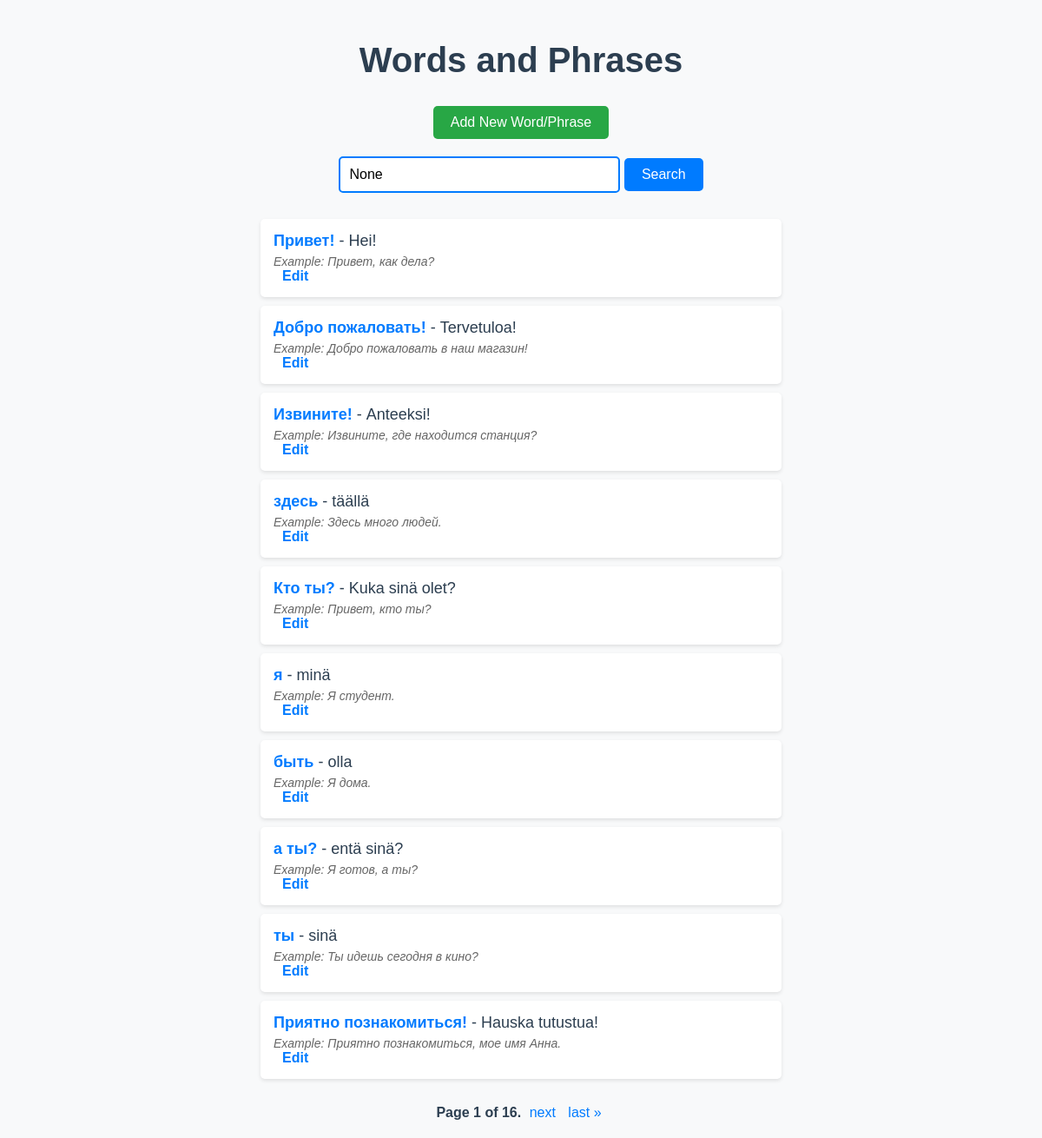
The page / on the database its author committed.
### content_manager/models.py (models this page shows, shortened)
class WordPhrase(models.Model):
    word_first_lang = models.CharField(max_length=255)
    sentence_first_lang = models.TextField(blank=True, null=True)
    word_second_lang = models.CharField(max_length=255)
    sentence_second_lang = models.TextField(blank=True, null=True)

### content_manager/views.py (the view)
# urls.py: path('', views.word_list, name='word_list'),
def word_list(request):
    query = request.GET.get('q')
    if query:
        words = WordPhrase.objects.filter(
            word_first_lang__icontains=query
        ) | WordPhrase.objects.filter(
            word_second_lang__icontains=query
        )
    else:
        words = WordPhrase.objects.all()
    paginator = Paginator(words, 10)
    page_number = request.GET.get('page')
    page_obj = paginator.get_page(page_number)
    return render(request, 'content_manager/word_list.html', {'page_obj': page_obj, 'query': query})

### content_manager/templates/content_manager/word_list.html (shortened to what this page needs)
<!DOCTYPE html>
<html lang="en">
<head>
</head>
<body>
    <h1>Words and Phrases</h1>
    <div style="text-align: center; margin-bottom: 20px;">
        <a href="{% url 'add_word' %}" style="text-decoration: none;">
            <button style="padding: 10px 20px; background-color: #28a745; color: white; border: none; border-radius: 5px; font-size: 16px; cursor: pointer; transition: background-color 0.3s ease;">
                Add New Word/Phrase
            </button>
        </a>
    </div>
    <form method="get">
        <input type="text" name="q" placeholder="Search..." value="{{ query }}">
        <button type="submit">Search</button>
    </form>
    <ul>
        {% for word in page_obj %}
            <li>
                <div class="word-text">
                    <strong>{{ word.word_first_lang }}</strong> - {{ word.word_second_lang }}
                </div>
                {% if word.sentence_first_lang %}
                    <span class="example-text">
                        <em>Example: {{ word.sentence_first_lang }}</em>
                    </span>
                {% endif %}
                <a href="{% url 'edit_word' word.pk %}" class="edit-link">Edit</a>
            </li>
        {% endfor %}
    </ul>
    <div class="pagination">
        <span class="step-links">
            <span class="current">
                Page {{ page_obj.number }} of {{ page_obj.paginator.num_pages }}.
            </span>
            {% if page_obj.has_next %}
                <a href="?page={{ page_obj.next_page_number }}{% if query %}&q={{ query }}{% endif %}">next</a>
                <a href="?page={{ page_obj.paginator.num_pages }}{% if query %}&q={{ query }}{% endif %}">last &raquo;</a>
            {% endif %}
        </span>
    </div>
</body>
</html>

### content_manager/templates/content_manager/word_list.html (style rules this page uses)
body { font-family: 'Arial', sans-serif; background-color: #f8f9fa; margin: 0; padding: 20px; color: #333; }
h1 { text-align: center; color: #2c3e50; margin-bottom: 30px; font-size: 2.5rem; }
form { text-align: center; margin-bottom: 30px; }
input[type="text"] { padding: 10px; width: 300px; border: 2px solid #007bff; border-radius: 5px; font-size: 16px; outline: none; transition: border-color 0.3s ease; }
button { padding: 10px 20px; background-color: #007bff; color: white; border: none; border-radius: 5px; font-size: 16px; cursor: pointer; transition: background-color 0.3s ease; }
ul { list-style: none; padding: 0; max-width: 600px; margin: 0 auto; }
li { background-color: white; margin-bottom: 10px; padding: 15px; border-radius: 5px; box-shadow: 0 2px 4px rgba(0, 0, 0, 0.1); transition: transform 0.2s ease, box-shadow 0.2s ease; }
.word-text { font-size: 18px; color: #2c3e50; }
.word-text strong { color: #007bff; }
.example-text { font-size: 14px; color: #666; margin-top: 5px; display: block; }
.edit-link { color: #007bff; text-decoration: none; font-weight: bold; transition: color 0.3s ease; margin-left: auto; padding-left: 10px; }
.pagination { text-align: center; margin-top: 30px; }
.pagination a { margin: 0 5px; text-decoration: none; color: #007bff; font-size: 16px; transition: color 0.3s ease; }
.pagination .current { font-weight: bold; color: #2c3e50; }

### rows shown on the page
WordPhrase: word_first_lang "Привет!", word_second_lang "Hei!", sentence_first_lang "Привет, как дела?"
WordPhrase: word_first_lang "Добро пожаловать!", word_second_lang "Tervetuloa!", sentence_first_lang "Добро пожаловать в наш магазин!"
WordPhrase: word_first_lang "Извините!", word_second_lang "Anteeksi!", sentence_first_lang "Извините, где находится станция?"
WordPhrase: word_first_lang "здесь", word_second_lang "täällä", sentence_first_lang "Здесь много людей."
WordPhrase: word_first_lang "Кто ты?", word_second_lang "Kuka sinä olet?", sentence_first_lang "Привет, кто ты?"
WordPhrase: word_first_lang "я", word_second_lang "minä", sentence_first_lang "Я студент."
WordPhrase: word_first_lang "быть", word_second_lang "olla", sentence_first_lang "Я дома."
WordPhrase: word_first_lang "а ты?", word_second_lang "entä sinä?", sentence_first_lang "Я готов, а ты?"
WordPhrase: word_first_lang "ты", word_second_lang "sinä", sentence_first_lang "Ты идешь сегодня в кино?"
WordPhrase: word_first_lang "Приятно познакомиться!", word_second_lang "Hauska tutustua!", sentence_first_lang "Приятно познакомиться, мое имя Анна."

### other values the page prints
{{ page_obj.number }} "1"
{{ page_obj.paginator.num_pages }} "16"
